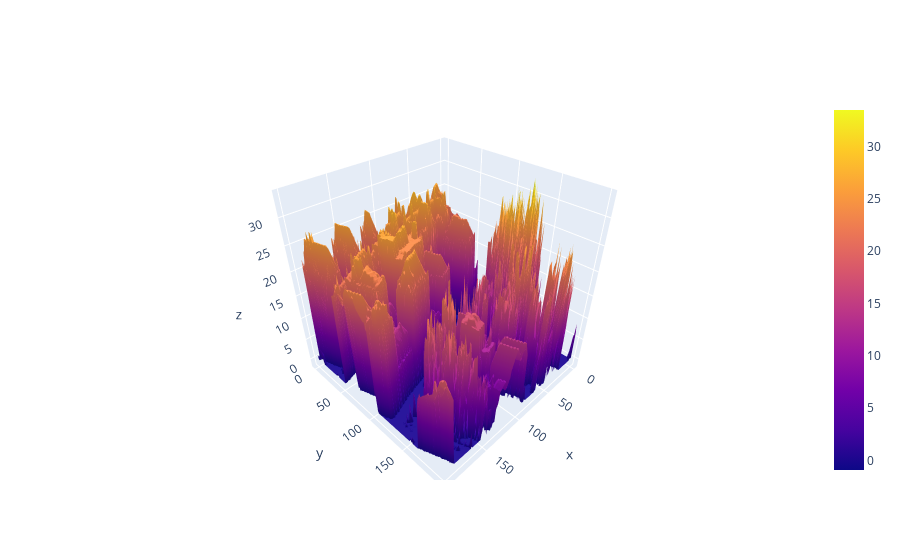

The code cell stored with this chart in its notebook:
### Code cell
X_Lambert72,Y_Lambert72 = get_coord(address)
pt = get_coord(address)
dsm_url,dtm_url = bounds_contains(pt)
tif_dtm, tif_dsm, file_path_dtm,file_path_dsm = download_unzip(dtm_url, dsm_url)
dtm_arr = array_dtm(tif_dtm)
dsm_arr = array_dsm(tif_dsm)
plot = plot_window(dtm_arr,dsm_arr)

### Figure 1 — Plotly figure (JSON) as saved in the notebook; plotly's stock layout.template omitted (floating-point values rounded to 4 significant figures; data arrays with more than 128 entries replaced by an {"elided": "..."} marker saying what was removed)
{"data": [{"type": "surface", "z": {"elided": "200x200 float values"}}], "layout": {}}
